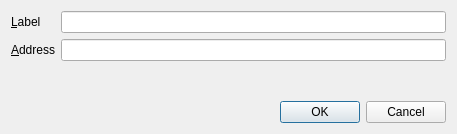
<?xml version="1.0" encoding="UTF-8"?>
<ui version="4.0">
 <class>EditAddressDialog</class>
 <widget class="QDialog" name="EditAddressDialog">
  <property name="geometry">
   <rect>
    <x>0</x>
    <y>0</y>
    <width>457</width>
    <height>134</height>
   </rect>
  </property>
  <property name="windowTitle">
   <string>Edit Address</string>
  </property>
  <layout class="QVBoxLayout" name="verticalLayout">
   <item>
    <layout class="QFormLayout" name="formLayout">
     <property name="fieldGrowthPolicy">
      <enum>QFormLayout::AllNonFixedFieldsGrow</enum>
     </property>
     <item row="0" column="0">
      <widget class="QLabel" name="label">
       <property name="text">
        <string>&amp;Label</string>
       </property>
       <property name="buddy">
        <cstring>labelEdit</cstring>
       </property>
      </widget>
     </item>
     <item row="0" column="1">
      <widget class="QLineEdit" name="labelEdit">
       <property name="toolTip">
        <string>The label associated with this address list entry</string>
       </property>
      </widget>
     </item>
     <item row="1" column="0">
      <widget class="QLabel" name="lblAddressText">
       <property name="text">
        <string>&amp;Address</string>
       </property>
       <property name="buddy">
        <cstring>addressEdit</cstring>
       </property>
      </widget>
     </item>
     <item row="1" column="1">
      <widget class="QValidatedLineEdit" name="addressEdit">
       <property name="toolTip">
        <string>The address associated with this address list entry. This can only be modified for sending addresses.</string>
       </property>
      </widget>
     </item>
    </layout>
   </item>
   <item>
    <widget class="QDialogButtonBox" name="buttonBox">
     <property name="orientation">
      <enum>Qt::Horizontal</enum>
     </property>
     <property name="standardButtons">
      <set>QDialogButtonBox::Cancel|QDialogButtonBox::Ok</set>
     </property>
    </widget>
   </item>
  </layout>
 </widget>
 <customwidgets>
  <customwidget>
   <class>QValidatedLineEdit</class>
   <extends>QLineEdit</extends>
   <header>qt/qvalidatedlineedit.h</header>
  </customwidget>
 </customwidgets>
 <resources/>
 <connections>
  <connection>
   <sender>buttonBox</sender>
   <signal>accepted()</signal>
   <receiver>EditAddressDialog</receiver>
   <slot>accept()</slot>
   <hints>
    <hint type="sourcelabel">
     <x>20</x>
     <y>20</y>
    </hint>
    <hint type="destinationlabel">
     <x>20</x>
     <y>20</y>
    </hint>
   </hints>
  </connection>
  <connection>
   <sender>buttonBox</sender>
   <signal>rejected()</signal>
   <receiver>EditAddressDialog</receiver>
   <slot>reject()</slot>
   <hints>
    <hint type="sourcelabel">
     <x>20</x>
     <y>20</y>
    </hint>
    <hint type="destinationlabel">
     <x>20</x>
     <y>20</y>
    </hint>
   </hints>
  </connection>
 </connections>
</ui>
